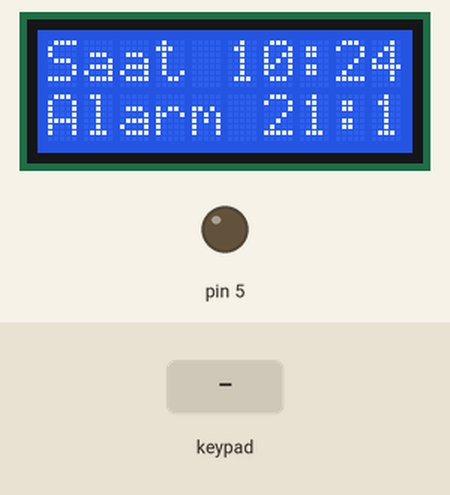
Recording of a sketch running on a simulated Arduino Uno, built with avr-gcc and run on an emulated ATmega328P. On the bench: 10×2 character LCD, output pins drawn as LEDs (lit = HIGH). The inputs (shaded band) are chosen by the test bench. The local clock reads 2024-03-15 10:24:30 at power-on unless the sketch sets it.

Above: at 1.2 s.
1.3 s: keypad keys 1 3 1 2 1 1 1 0 pressed 0.4 s apart
At 5.3 s:
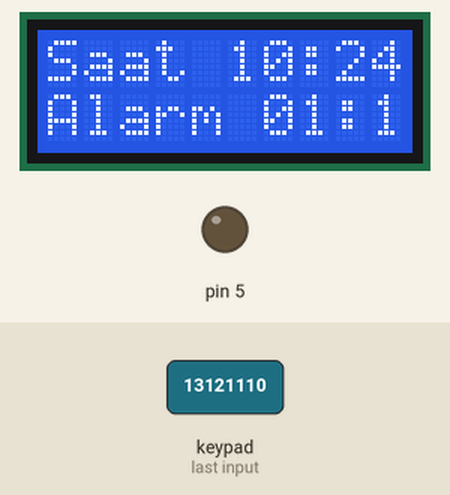
7.5 s: key '1' pressed
At 8.0 s:
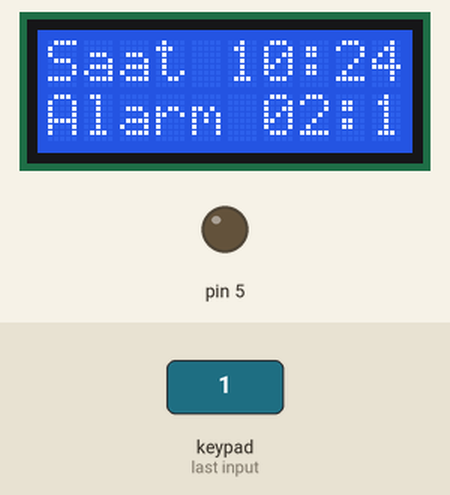
9.1 s: keypad keys 1 3 1 2 1 1 1 0 # pressed 0.4 s apart
At 12.8 s:
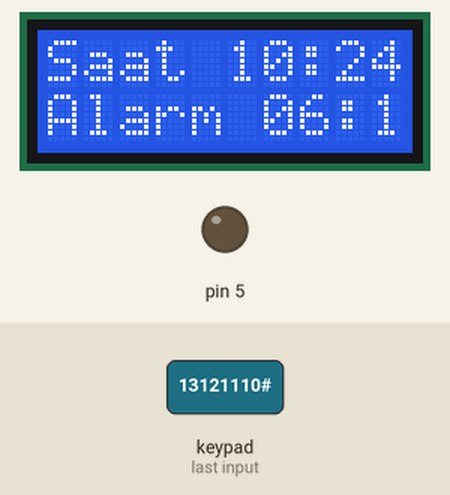
15.7 s: key '2' pressed
At 16.8 s:
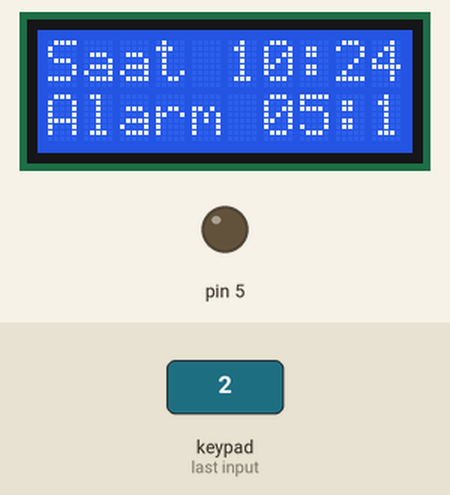
Timing chart, 0 to 18.7 s (numbered marks = the images above; inputs shaded):
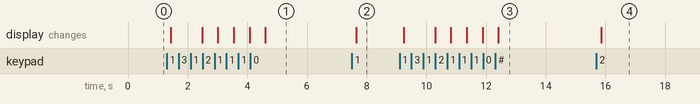

The sketch:

lcd_clock.ino
```cpp
#include <DS1302.h>
#include <Wire.h>
#include <LiquidCrystal_I2C.h>
#include <Keypad.h>

LiquidCrystal_I2C lcd(0x27,10,2);  // set the LCD address to 0x27 for a 16 chars and 2 line display

const byte numRows= 4; //number of rows on the keypad
const byte numCols= 4; //number of columns on the keypad

//keymap defines the key pressed according to the row and columns just as appears on the keypad
char keymap[numRows][numCols]=
{
{'D', 'C', 'B', 'A'},
{'#', '9', '6', '3'},
{'0', '8', '5', '2'},
{'*', '7', '4', '1'}
};

//Code that shows the the keypad connections to the arduino terminals
byte rowPins[numRows] = {13,12,11,10}; //Rows 0 to 3
byte colPins[numCols]= {9,8,7,6}; //Columns 0 to 3

//initializes an instance of the Keypad class
Keypad myKeypad= Keypad(makeKeymap(keymap), rowPins, colPins, numRows, numCols);


// Init the DS1302
DS1302 rtc(2, 3, 4);

// Init a Time-data structure
Time t;

int alarm_saat = 21;
int alarm_dakika = 15;

void setup()
{
    lcd.init();                      // initialize the lcd
    pinMode(5, OUTPUT);
 // Print a message to the LCD.
  lcd.backlight();
  lcd.setCursor(0,0);
  lcd.clear();
}

void loop()
{
  char keypressed = myKeypad.getKey();
  if (keypressed != NO_KEY){
    if(keypressed == '1'){
      alarm_saat++;
      if(alarm_saat > 23) alarm_saat = 0;
    }
    if(keypressed == '2'){
      alarm_saat--;
      if(alarm_saat < 0) alarm_saat = 23;
    }
    if(keypressed == '4'){
      alarm_dakika++;
      if(alarm_dakika > 59) alarm_dakika = 0;
    }
    if(keypressed == '5'){
      alarm_dakika--;
      if(alarm_dakika < 0) alarm_dakika = 23;
    }
    Serial.print(keypressed);
  }
  // Get data from the DS1302
  t = rtc.getTime();
  //digitalWrite(7, HIGH);

  if(t.hour == alarm_saat && t.min == alarm_dakika && t.sec < 15){
    if(t.sec != 1 && t.sec != 3 && t.sec != 5 && t.sec != 7 && t.sec != 9 && t.sec != 11 && t.sec != 13 && t.sec != 15)digitalWrite(5, HIGH);
    else digitalWrite(5, LOW);
  }
  else digitalWrite(5, LOW);

  lcd.clear();
  lcd.print("Saat ");
  if(t.hour < 10) lcd.print("0");
  lcd.print(t.hour, DEC);
  lcd.print(":");
  if(t.min < 10) lcd.print("0");
  lcd.print(t.min, DEC);
  lcd.print(":");
  if(t.sec < 10) lcd.print("0");
  lcd.print(t.sec, DEC);

  lcd.setCursor(0,1);
  lcd.print("Alarm ");
  if(alarm_saat < 10) lcd.print("0");
  lcd.print(alarm_saat, DEC);
  lcd.print(":");
  if(alarm_dakika < 10) lcd.print("0");
  lcd.print(alarm_dakika, DEC);
  lcd.print(":00");

  // Wait one second before repeating :)
  delay (100);
}
```

Measured:
- after the input at 1.3 s, the display: first changes after 0.13 s (image 1 shows a later state)
- after the input at 7.5 s, the display: changes after 0.15 s (image 2)
- after the input at 9.1 s, the display: first changes after 0.14 s (image 3 shows a later state)
- after the input at 15.7 s, the display: changes after 0.15 s (image 4)
